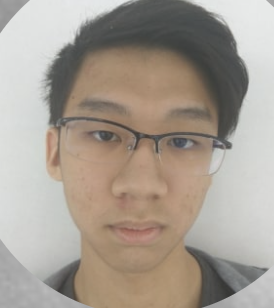
#> input picture sean.bmp, 274 x 308 px
$ python output_sean.py
#> lines starting #> are read from the running program, lines starting #| are printed output that depends on the picture
# [14 lines of commented-out code are left out]

from PIL import Image
from colorit import init_colorit, background
import time

# init_colorit()
image = Image.open("sean.bmp")
#> image is the input picture: PIL image 274x308 RGBA; mean R, G, B, A 166.9, 157.3, 146.8, 255
image = image.resize((120, 50))
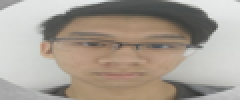
#> image: PIL image 120x50 RGBA (shown 2 times larger); mean R, G, B, A 166.9, 157.2, 146.8, 255

for y in range(image.size[1]):
    for x in range(image.size[0]):
#> (the run stopped early here; a loop or call above may not have finished)
